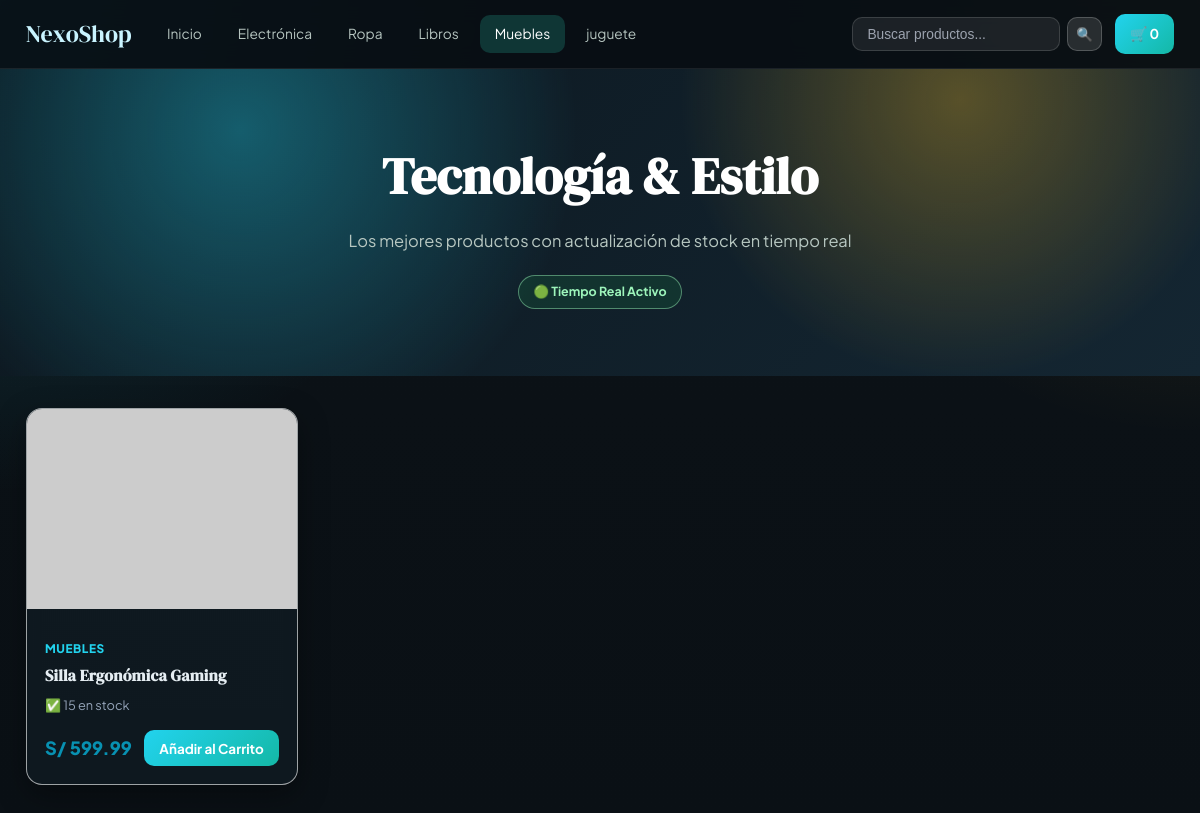
/store?category=Muebles, run on the app's committed database.
### models.py (models this page shows, shortened)
class Product(db.Model):
    __tablename__ = 'products'
    id = db.Column(db.Integer, primary_key=True)
    sku = db.Column(db.String(50), unique=True, nullable=False)
    name = db.Column(db.String(200), nullable=False)
    category = db.Column(db.String(100), default='General')
    price = db.Column(db.Float, nullable=False, default=0.0)
    stock = db.Column(db.Integer, nullable=False, default=0)
    description = db.Column(db.Text, default='')
    image_url = db.Column(db.String(500), default='')
    created_at = db.Column(db.DateTime, default=datetime.utcnow)
    updated_at = db.Column(db.DateTime, default=datetime.utcnow, onupdate=datetime.utcnow)

### app.py (the view)
@app.route('/store')
def store_home():
    category = request.args.get('category', '')
    search = request.args.get('search', '')
    query = Product.query
    if category:
        query = query.filter_by(category=category)
    if search:
        query = query.filter(Product.name.ilike(f'%{search}%'))
    products = query.order_by(Product.id).all()
    categories = db.session.query(Product.category).distinct().all()
    categories = [c[0] for c in categories]
    return render_template('store/home.html',
                           products=products,
                           categories=categories,
                           current_category=category,
                           search_query=search)

### app.py (called while the page is built, shortened)
def current_admin_user():
    return session.get('admin_user', 'anonymous')

def current_admin_role():
    return session.get('admin_role', 'guest')

def ensure_csrf_token():
    token = session.get('csrf_token')
    if not token:
        token = secrets.token_hex(16)
        session['csrf_token'] = token
    return token

@app.context_processor
def inject_session_context():
    return {
        'csrf_token': ensure_csrf_token(),
        'admin_role': current_admin_role(),
        'admin_user': current_admin_user()
    }

@app.before_request
def enforce_admin_csrf():
    return None

@app.after_request
def set_security_headers(response):
    response.headers['X-Content-Type-Options'] = 'nosniff'
    response.headers['X-Frame-Options'] = 'SAMEORIGIN'
    response.headers['Referrer-Policy'] = 'strict-origin-when-cross-origin'
    response.headers['X-XSS-Protection'] = '1; mode=block'
    csp = "default-src 'self' https: data: 'unsafe-inline' 'unsafe-eval'"
    response.headers['Content-Security-Policy'] = csp
    return response

### templates/store/home.html (shortened to what this page needs)
<!DOCTYPE html>
<html lang="es">
<head>
    <link rel="stylesheet" href="{{ url_for('static', filename='css/style.css') }}">
</head>
<body class="store-page">
    <header class="store-header">
        <div class="header-inner">
            <a href="{{ url_for('store_home') }}" class="store-logo" id="store-logo">
                NexoShop
            </a>
            <nav class="store-nav">
                <a href="{{ url_for('store_home') }}" class="nav-link" id="nav-home">Inicio</a>
                {% for cat in categories %}
                    <a href="{{ url_for('store_home', category=cat) }}"
                       class="nav-link {% if current_category == cat %}active{% endif %}"
                       id="nav-cat-{{ cat|lower|replace(' ', '-') }}">
                        {{ cat }}
                    </a>
                {% endfor %}
            </nav>
            <div class="header-right">
                <form method="GET" action="{{ url_for('store_home') }}" class="search-form" id="search-form">
                    <input type="text" name="search" id="search-input"
                           placeholder="Buscar productos..." value="{{ search_query }}">
                    <button type="submit" id="btn-search">🔍</button>
                </form>
                <a href="{{ url_for('store_cart') }}" class="cart-btn" id="btn-cart">
                    🛒 <span id="cart-count">0</span>
                </a>
            </div>
        </div>
    </header>
    <section class="store-hero">
        <h1>Tecnología & Estilo</h1>
        <p>Los mejores productos con actualización de stock en tiempo real</p>
        <span class="rt-badge" id="realtime-status">🟢 Tiempo Real Activo</span>
    </section>
    <main class="store-main">
        <div class="products-grid" id="products-grid">
            {% for product in products %}
            <article class="product-card" id="product-card-{{ product.id }}"
                     data-product-id="{{ product.id }}"
                     data-sku="{{ product.sku }}"
                     data-stock="{{ product.stock }}">
                <a href="{{ url_for('store_product_detail', product_id=product.id) }}" class="product-link">
                    {% if product.image_url %}
                        <img src="{{ product.image_url }}" alt="{{ product.name }}"
                             class="product-image" loading="lazy">
                    {% else %}
                        <div class="product-image-placeholder">📦</div>
                    {% endif %}
                </a>
                <div class="product-info">
                    <span class="product-category">{{ product.category }}</span>
                    <h2 class="product-name">
                        <a href="{{ url_for('store_product_detail', product_id=product.id) }}">
                            {{ product.name }}
                        </a>
                    </h2>
                    <div class="product-stock-info">
                        <span class="stock-indicator" id="stock-indicator-{{ product.id }}">
                            {% if product.stock > 0 %}
                                ✅ {{ product.stock }} en stock
                            {% else %}
                                ❌ Sin stock
                            {% endif %}
                        </span>
                    </div>
                    <div class="product-footer">
                        <span class="product-price">S/ {{ "%.2f"|format(product.price) }}</span>
                        <button class="btn-add-to-cart
                                {% if product.stock == 0 %}btn-out-of-stock{% else %}btn-available{% endif %}"
                                id="btn-add-to-cart-{{ product.id }}"
                                data-product-id="{{ product.id }}"
                                onclick="addToCart(this.dataset.productId)">
                            {% if product.stock == 0 %}Sin Stock{% else %}Añadir al Carrito{% endif %}
                        </button>
                    </div>
                </div>
            </article>
            {% else %}
            <div class="empty-products" id="empty-products-message">
                <p>No se encontraron productos.</p>
            </div>
            {% endfor %}
        </div>
    </main>
</body>
</html>

### static/css/style.css (style rules this page uses)
:root { --primary: #22d3ee; --primary-dark: #0891b2; --primary-soft: #103844; --success: #22c55e; --danger: #ef4444; --warning: #f59e0b; --accent: #fbbf24; --text: #e5edf2; --text-muted: #94a3b8; --bg: #0c1217; --bg-deep: #0f1a21; --card-bg: rgba(17, 27, 35, 0.82); --border: #243544; --sidebar-bg: #0b1218; --sidebar-text: #b8c9d6; --shadow: 0 10px 30px rgba(0, 0, 0, 0.35); --shadow-lg: 0 18px 45px rgba(0, 0, 0, 0.5); --radius: 16px; --radius-sm: 10px; }
* { box-sizing: border-box; margin: 0; padding: 0; }
body { font-family: 'Plus Jakarta Sans', sans-serif; color: var(--text); line-height: 1.6; background: radial-gradient(circle at 0% 0%, rgba(34, 211, 238, 0.22), transparent 34%), radial-gradient(circle at 100% 0%, rgba(251, 191, 36, 0.16), transparent 30%), linear-gradient(180deg, #0c1217 0%, #0a1015 100%); }
h1, h2, h3 { font-family: 'DM Serif Display', serif; letter-spacing: 0.2px; }
.store-header { position: sticky; top: 0; z-index: 100; backdrop-filter: blur(12px); background: rgba(8, 15, 21, 0.9); border-bottom: 1px solid rgba(255,255,255,.08); }
.header-inner { display: flex; align-items: center; gap: 1.3rem; max-width: 1400px; margin: 0 auto; padding: .9rem 1.6rem; }
.store-logo { font-family: 'DM Serif Display', serif; font-size: 1.5rem; font-weight: 400; color: #c9f4ff; text-decoration: none; }
.store-nav { display: flex; gap: .45rem; flex: 1; }
.nav-link { padding: .48rem .9rem; color: #b5c4bf; text-decoration: none; border-radius: var(--radius-sm); font-size: .86rem; transition: all .2s; }
.nav-link:hover, .nav-link.active { background: rgba(45, 212, 191, .2); color: #fff; }
.header-right { display: flex; gap: .8rem; align-items: center; margin-left: auto; }
.search-form { display: flex; gap: .45rem; }
.search-form input { padding: .52rem .9rem; background: rgba(255,255,255,.08); border: 1px solid rgba(255,255,255,.14); border-radius: var(--radius-sm); color: #fff; font-size: .86rem; }
.search-form input::placeholder { color: #9ca3af; }
.search-form button { padding: .52rem; background: rgba(255,255,255,.12); border: 1px solid rgba(255,255,255,.2); border-radius: var(--radius-sm); cursor: pointer; }
.cart-btn { padding: .55rem .95rem; background: linear-gradient(135deg, var(--primary), #14b8a6); color: #fff; text-decoration: none; border-radius: var(--radius-sm); font-weight: 700; font-size: .85rem; }
.store-hero { color: #fff; text-align: center; padding: 4.2rem 2rem; background: radial-gradient(circle at 20% 20%, rgba(34, 211, 238, 0.36), transparent 34%), radial-gradient(circle at 80% 10%, rgba(251, 191, 36, 0.3), transparent 28%), linear-gradient(135deg, #0c171f 0%, #142632 100%); }
.store-hero h1 { font-size: clamp(2rem, 6vw, 3.2rem); margin-bottom: .6rem; }
.store-hero p { color: #b7c7c1; font-size: 1.03rem; margin-bottom: 1.3rem; }
.rt-badge { display: inline-block; background: rgba(34,197,94,.12); color: #9df5bb; border: 1px solid rgba(157,245,187,.45); padding: .38rem .9rem; border-radius: 999px; font-size: .78rem; font-weight: 700; }
.store-main { max-width: 1400px; margin: 2rem auto; padding: 0 1.6rem; }
.products-grid { display: grid; grid-template-columns: repeat(auto-fill, minmax(250px, 1fr)); gap: 1.2rem; }
.product-card { background: var(--card-bg); border-radius: var(--radius); overflow: hidden; box-shadow: var(--shadow); transition: transform .24s, box-shadow .24s; border: 1px solid rgba(255,255,255,.6); backdrop-filter: blur(6px); }
.product-link { text-decoration: none; }
.product-image { width: 100%; height: 200px; object-fit: cover; }
.product-info { padding: 1.15rem; }
.product-category { font-size: .74rem; font-weight: 800; text-transform: uppercase; color: var(--primary); letter-spacing: .05em; }
.product-name { margin: .25rem 0 .45rem; font-size: 1rem; font-weight: 700; line-height: 1.42; }
.product-name a { color: var(--text); text-decoration: none; }
.product-stock-info { margin: .5rem 0; font-size: .8rem; color: var(--text-muted); }
.stock-indicator { font-size: .8rem; }
.product-footer { display: flex; align-items: center; justify-content: space-between; margin-top: .95rem; }
.product-price { font-size: 1.14rem; font-weight: 800; color: var(--primary-dark); }
.btn-add-to-cart, .btn-add-to-cart-detail { padding: .58rem .95rem; border-radius: var(--radius-sm); font-family: inherit; font-size: .84rem; font-weight: 700; cursor: pointer; border: none; transition: all .2s; }
.btn-available { background: linear-gradient(135deg, var(--primary), #14b8a6); color: #fff; }

### data on the page
Product: category "Ropa"
Product: category "Libros"
Product: cat "juguete"
Product: category "MUEBLES", name "Silla Ergonómica Gaming", stock "15", price "599.99", shows "Añadir al Carrito"

### other printed values
{{ cat }} "Electrónica" "Muebles"
